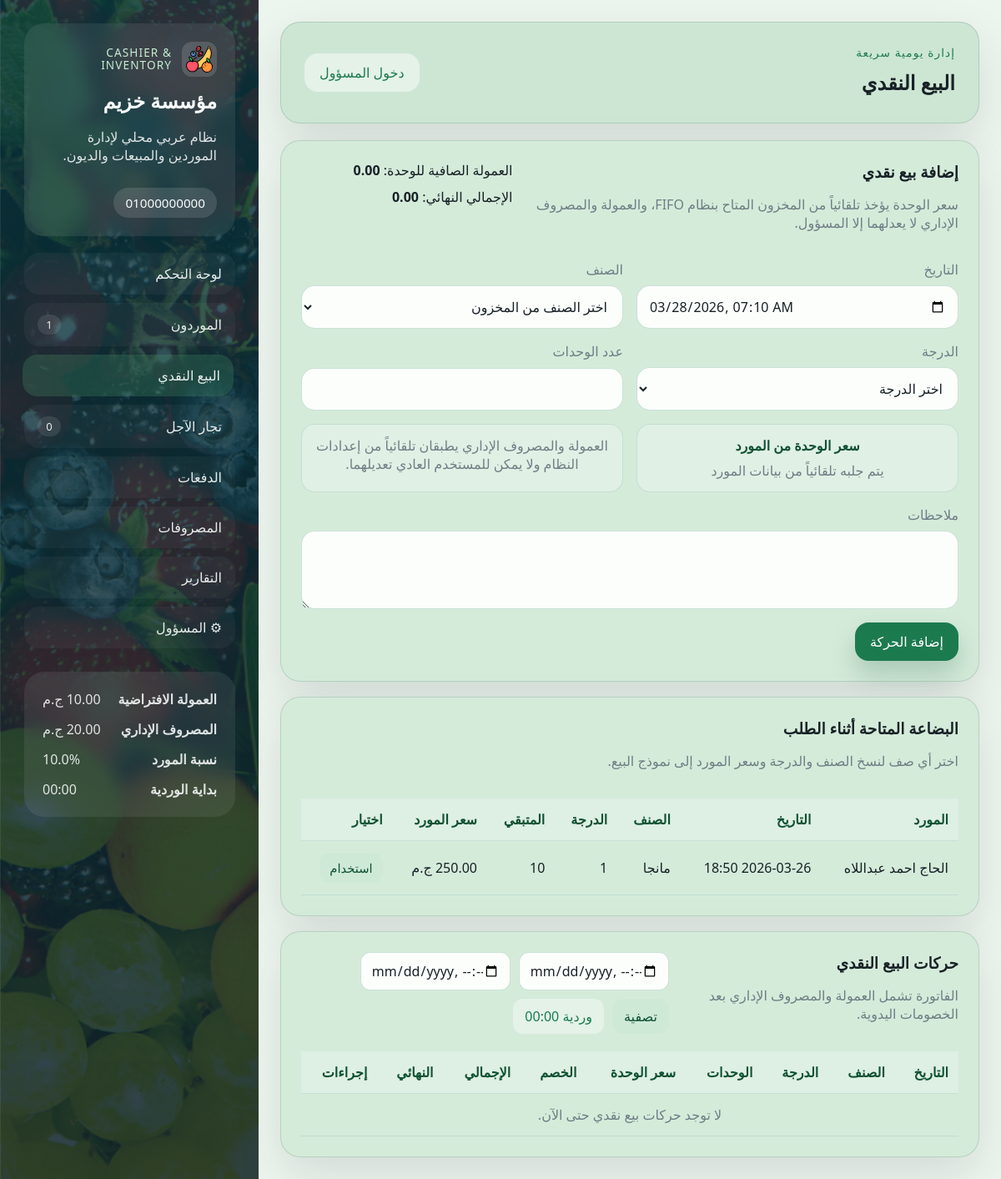
The app's page /retail/, older data.
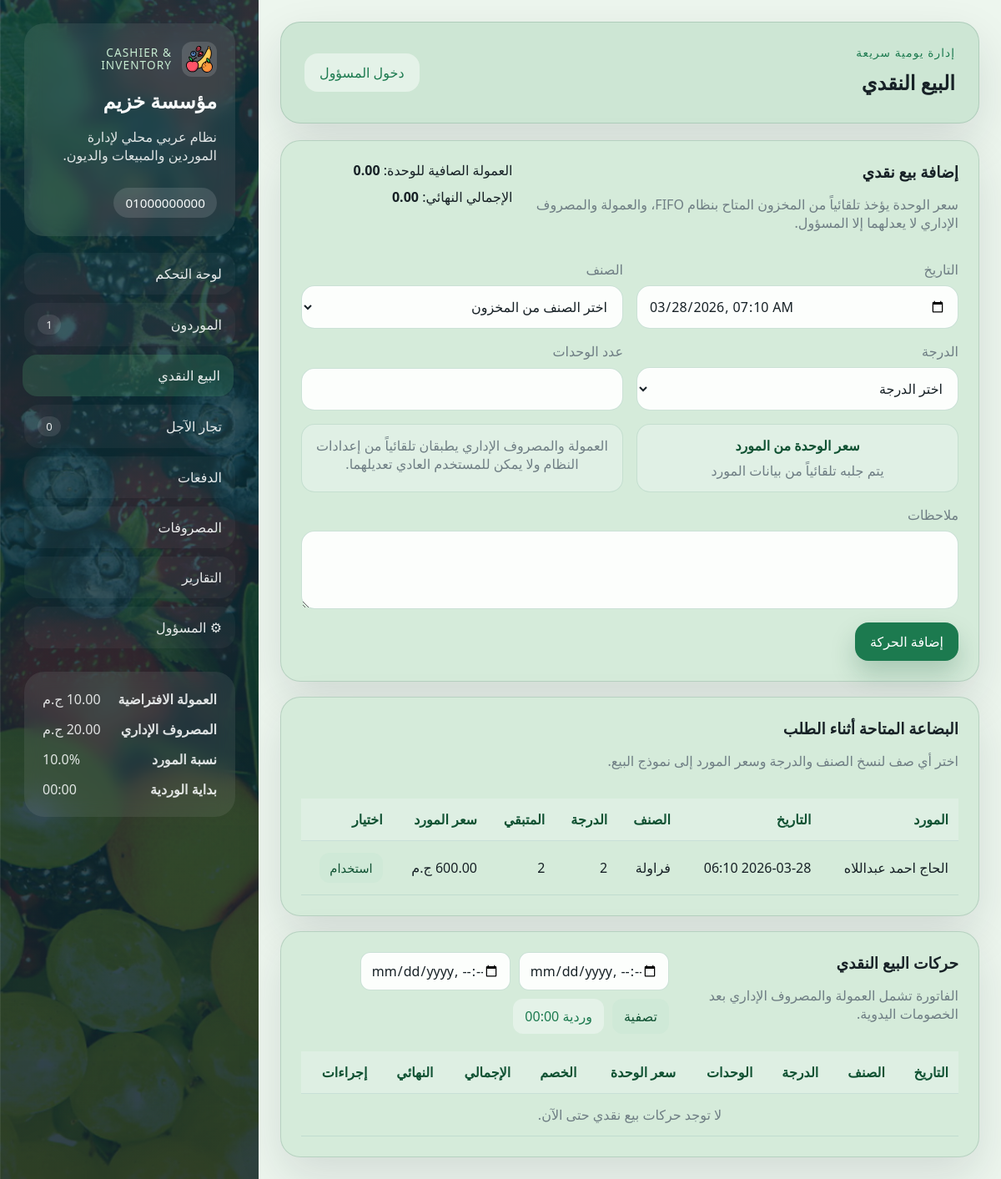
The same page, newer data.
### models/supplier.py (models this page shows, shortened)
class Supplier(Base):
    __tablename__ = "suppliers"
    id: Mapped[int] = mapped_column(Integer, primary_key=True)
    date: Mapped[datetime] = mapped_column(DateTime, nullable=False, default=datetime.now)
    supplier_name: Mapped[str] = mapped_column(String(120), nullable=False)
    fruit_name: Mapped[str] = mapped_column(String(120), nullable=False)
    units_count: Mapped[int] = mapped_column(Integer, nullable=False)
    remaining_units: Mapped[int] = mapped_column(Integer, nullable=False)
    class_number: Mapped[str] = mapped_column(String(50), nullable=False)
    price_per_unit: Mapped[float] = mapped_column(Float, nullable=False)
    kilograms_per_unit: Mapped[float] = mapped_column(Float, nullable=False, default=0.0)
    supplier_profit_percentage: Mapped[float] = mapped_column(Float, nullable=False, default=0.0)
    total_price: Mapped[float] = mapped_column(Float, nullable=False)
    notes: Mapped[str | None] = mapped_column(Text, nullable=True)
    is_cleared: Mapped[bool] = mapped_column(Boolean, nullable=False, default=False)
    allocations = relationship(
        "InventoryAllocation", back_populates="supplier", cascade="all, delete-orphan"
    )

### routes/retail_routes.py (the view, shortened to what this page needs)
@retail_bp.route("/", methods=["GET", "POST"])
def retail():
    db_session = get_session()
    settings = get_or_create_settings(db_session)
    is_admin_user = bool(session.get("admin_logged_in"))
    edit_transaction = None
    edit_id = parse_int(request.args.get("edit"))
    if edit_id:
        edit_transaction = db_session.get(RetailTransaction, edit_id)
    date_from = request.args.get("date_from", "").strip()
    date_to = request.args.get("date_to", "").strip()
    transactions_query = db_session.query(RetailTransaction)
    transactions_query = apply_date_range(
        transactions_query,
        RetailTransaction.date,
        date_from or None,
        date_to or None,
    )
    transactions = transactions_query.order_by(
        RetailTransaction.date.desc(), RetailTransaction.id.desc()
    ).all()
    goods = available_goods(db_session)
    stock_options = [
        {
            "fruit_name": item.fruit_name,
            "class_number": item.class_number,
            "remaining_units": int(item.remaining_units or 0),
            "price_per_unit": float(item.price_per_unit or 0),
        }
        for item in goods
    ]
    context = {
        **build_base_context(db_session),
        "page_title": "البيع النقدي",
        "transactions": transactions,
        "edit_transaction": edit_transaction,
        "default_commission": settings.commission_per_unit,
        "default_admin_expense": settings.admin_expense,
        "available_goods": goods,
        "stock_options": stock_options,
        "date_from": date_from,
        "date_to": date_to,
    }
    return render_template("retail.html", **context)

### models/__init__.py (called while the page is built)
def init_app(app):
    global engine
    database_uri = app.config["DATABASE_URI"]
    connect_args = {"check_same_thread": False} if database_uri.startswith("sqlite") else {}
    engine = create_engine(database_uri, future=True, connect_args=connect_args)
    SessionLocal.configure(bind=engine)
    from models.expense import Expense
    from models.inventory_allocation import InventoryAllocation
    from models.payment import Payment
    from models.retail_transaction import RetailTransaction
    from models.settings import Settings
    from models.special_retailer import SpecialRetailer
    from models.supplier import Supplier
    Base.metadata.create_all(bind=engine)
    ensure_sqlite_columns()
    @app.teardown_appcontext
    def shutdown_session(exception=None):
        SessionLocal.remove()

def get_session():
    return SessionLocal()

### utils/helpers.py (called while the page is built, shortened)
def parse_filter_datetime(value: str | None, end_of_day: bool = False) -> datetime | None:
    if not value:
        return None

def parse_int(value: str | None, default: int = 0) -> int:
    try:
        return int(value or default)
    except (TypeError, ValueError):
        return default

### templates/retail.html (shortened to what the changed rows need)
{% extends "base.html" %}
{% block content %}
<section class="content-grid single-wide">
    <article class="panel">
        <div class="table-wrap records-scroll">
            <table>
                <thead>
                    <tr>
                        <th>المورد</th>
                        <th>التاريخ</th>
                        <th>الصنف</th>
                        <th>الدرجة</th>
                        <th>المتبقي</th>
                        <th>سعر المورد</th>
                        <th>اختيار</th>
                    </tr>
                </thead>
                <tbody>
                    {% for good in available_goods %}
                        <tr>
                            <td>{{ good.supplier_name }}</td>
                            <td>{{ good.date|date_ar }}</td>
                            <td>{{ good.fruit_name }}</td>
                            <td>{{ good.class_number }}</td>
                            <td>{{ good.remaining_units }}</td>
                            <td>{{ good.price_per_unit|currency }}</td>
                            <td>
                                <button
                                    class="btn btn-small btn-secondary"
                                    type="button"
                                    data-stock-pick
                                    data-fruit="{{ good.fruit_name }}"
                                    data-class="{{ good.class_number }}"
                                    data-price="{{ '%.2f'|format(good.price_per_unit) }}"
                                >
                                    استخدام
                                </button>
                            </td>
                        </tr>
                    {% else %}
                        <tr><td colspan="7" class="empty-state">لا توجد بضاعة متاحة حالياً.</td></tr>
                    {% endfor %}
                </tbody>
            </table>
        </div>
    </article>
    <article class="panel">
        <div class="table-wrap records-scroll">
            <table>
                <thead>
                    <tr>
                        <th>التاريخ</th>
                        <th>الصنف</th>
                        <th>الدرجة</th>
                        <th>الوحدات</th>
                        <th>سعر الوحدة</th>
                        <th>الخصم</th>
                        <th>الإجمالي</th>
                        <th>النهائي</th>
                        <th>إجراءات</th>
                    </tr>
                </thead>
            </table>
        </div>
    </article>
</section>
{% endblock %}

Row changes from the older to the newer data that the page shows:
changed Supplier "الحاج احمد عبداللاه": date "2026-03-26 18:50" → "2026-03-28 06:10"; fruit_name "مانجا" → "فراولة"; class_number "1" → "2"; remaining_units "10" → "2"; price_per_unit "250.00 ج.م" → "600.00 ج.م"
